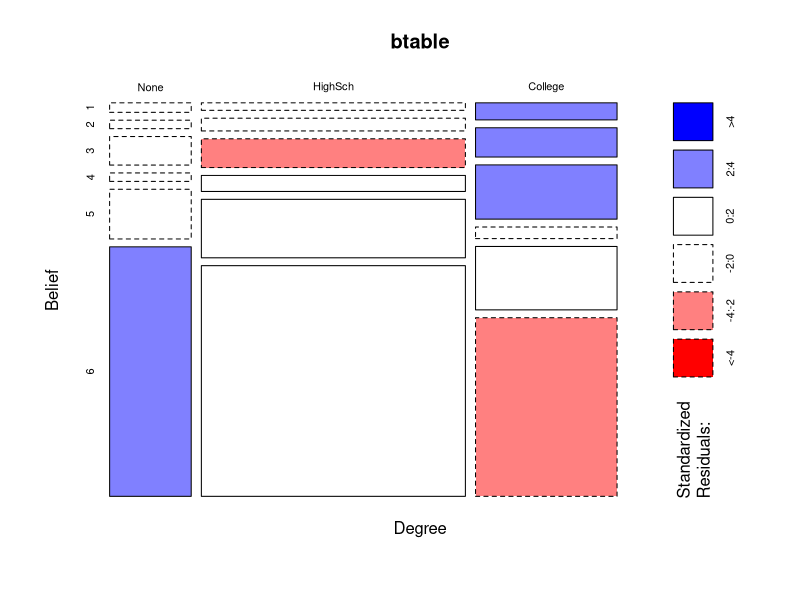

Write R code to recreate this figure.
## ---- chunk 1
belief <- read.table("degreebelief.txt")
belief$Degree <- factor(belief$Degree, levels = c("None", "HighSch", "College"))
(btable <- xtabs(Freq ~ Degree + Belief, belief))
(muhat <- outer(margin.table(btable, 1), margin.table(btable, 2)))/sum(btable) # Takes outer product of vectors giving \hat\pi_{i+}\hat\pi_{+j}
## ---- chunk 2
(X2.test <- chisq.test(btable, correct = F))
## ---- chunk 3
(G2 <- 2 * sum(btable * log(btable / muhat)))
1 - pchisq(G2, df = 10)
## ---- chunk 4
X2.test$residuals
## ---- chunk 5
X2.test$stdres
## ---- chunk 6
mosaicplot(btable, shade = T)
